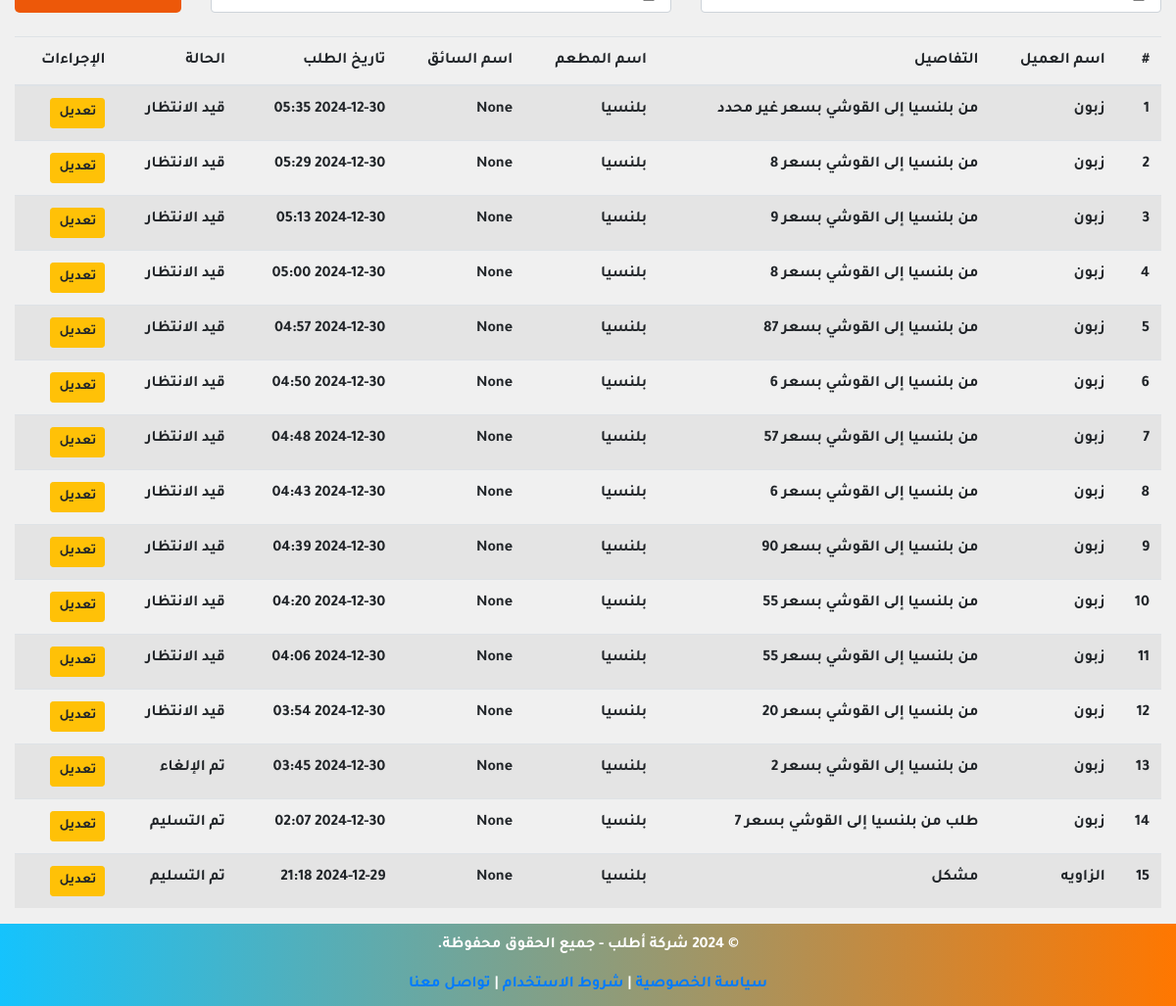
/previous-orders/, run on the app's committed database.
### otlop/models.py (models this page shows, shortened)
class Order(models.Model):
    DELIVERY_STATUS_CHOICES = [
        ('Pending', 'Pending'),        # قيد الانتظار
        ('Delivered', 'Delivered'),    # تم التوصيل
        ('Cancelled', 'Cancelled'),    # ملغاة
    ]
    customer_name = models.CharField(max_length=100, verbose_name="اسم الزبون")
    customer_area = models.CharField(max_length=100, null=True, blank=True, verbose_name="منطقة الزبون")
    restaurant_name = models.CharField(max_length=100, null=True, blank=True, verbose_name="اسم المطعم")
    restaurant_area = models.CharField(max_length=100, null=True, blank=True, verbose_name="منطقة المطعم")
    delivery_price = models.DecimalField(
        max_digits=10,
        decimal_places=2,
        null=True,
        blank=True,
        verbose_name="سعر التوصيل"
    )
    order_price = models.DecimalField(
        max_digits=10,
        decimal_places=2,
        null=True,
        blank=True,
        verbose_name="سعر الطلب"
    )
    notes = models.TextField(null=True, blank=True, verbose_name="ملاحظات")
    order_details = models.TextField(null=True, blank=True, verbose_name="تفاصيل الطلب")
    delivery_person = models.ForeignKey(
        'DeliveryPerson',
        null=True,
        blank=True,
        on_delete=models.SET_NULL,
        verbose_name="مندوب التوصيل",
        related_name="orders"
    )
    delivery_status = models.CharField(
        max_length=20,
        choices=DELIVERY_STATUS_CHOICES,
        default='Pending',
        verbose_name="حالة الطلب"
    )
    is_paid = models.BooleanField(default=False, verbose_name="مدفوع")  # حالة الدفع
    created_at = models.DateTimeField(auto_now_add=True, verbose_name="تاريخ الإضافة")
    updated_at = models.DateTimeField(auto_now=True, verbose_name="تاريخ التحديث")
    class Meta:
        verbose_name = "طلب"
        verbose_name_plural = "الطلبات"
        ordering = ['-created_at']  # عرض الطلبات بترتيب زمني تنازلي

### otlop/views.py (the view)
# urls.py: path('previous-orders/', views.previous_orders, name='previous_orders'),  # الطلبات السابقة
def previous_orders(request):
    start_date = request.GET.get('start_date')
    end_date = request.GET.get('end_date')
    orders = Order.objects.all().order_by('-created_at')
    if start_date:
        start_date = parse_date(start_date)
        orders = orders.filter(created_at__date__gte=start_date)
    if end_date:
        end_date = parse_date(end_date)
        orders = orders.filter(created_at__date__lte=end_date)
    context = {
        'orders': orders,
        'start_date': start_date,
        'end_date': end_date,
    }
    return render(request, 'otlop/previous-orders.html', context)

### otlop/templates/otlop/previous-orders.html (shortened to what this page needs)
{% extends 'otlop/base.html' %}
{% block content %}
<div class="container mt-5">
    <form method="get" class="mb-4">
        <div class="row">
            <div class="col-md-5">
                <input type="date" id="start_date" name="start_date" class="form-control" value="{{ request.GET.start_date }}">
            </div>
            <div class="col-md-5">
                <input type="date" id="end_date" name="end_date" class="form-control" value="{{ request.GET.end_date }}">
            </div>
            <div class="col-md-2 align-self-end">
                <button type="submit" class="btn btn-primary w-100">بحث</button>
            </div>
        </div>
    </form>
    <table class="table table-striped">
        <thead>
            <tr>
                <th>#</th>
                <th>اسم العميل</th>
                <th>التفاصيل</th>
                <th>اسم المطعم</th>
                <th>اسم السائق</th>
                <th>تاريخ الطلب</th>
                <th>الحالة</th>
                <th>الإجراءات</th>
            </tr>
        </thead>
        <tbody>
            {% for order in orders %}
            <tr>
                <td>{{ forloop.counter }}</td>
                <td>{{ order.customer_name }}</td>
                <td>{{ order.order_details }}</td>
                <td>{{ order.restaurant_name }}</td>
                <td>{{ order.delivery_person }}</td>
                <td>{{ order.created_at|date:"Y-m-d H:i" }}</td>
                <td>
                    {% if order.delivery_status == 'Pending' %}
                        قيد الانتظار
                    {% elif order.delivery_status == 'Delivered' %}
                        تم التسليم
                    {% elif order.delivery_status == 'Cancelled' %}
                        تم الإلغاء
                    {% else %}
                        غير معروف
                    {% endif %}
                </td>
                <td>
                    <a href="{% url 'edit_order' order.id %}" class="btn btn-warning btn-sm">تعديل</a>
                </td>
            </tr>
            {% empty %}
            <tr>
                <td colspan="8" class="text-center">لا توجد طلبات سابقة</td>
            </tr>
            {% endfor %}
        </tbody>
    </table>
</div>
{% endblock %}

### otlop/static/otlop/css/main.css (style rules this page uses)
html, body { margin: 0; padding: 0; height: 100%; display: flex; flex-direction: column; }
body { display: flex; flex-direction: column; justify-content: space-between; }
html, body { direction: rtl; text-align: right; }
body { font-family: 'Tajawal', sans-serif; }
.btn-primary { background-color: #007bff; border-color: #007bff; color: #fff; }
.container { max-width: 1200px; margin: 0 auto; }
body { margin: 0; display: flex; flex-direction: column; min-height: 100vh; }
body { margin: 0; padding: 0; height: 100%; display: flex; justify-content: center; align-items: center; font-family: 'Tajawal', sans-serif; background-color: #f0f0f0; }
button.btn { width: 100%; padding: 10px; font-size: 16px; background-color: #ed5809; color: white; border: none; border-radius: 5px; cursor: pointer; }

### data on the page
Order: customer_name "زبون", order_details "من بلنسيا إلى القوشي بسعر غير محدد", restaurant_name "بلنسيا", delivery_person "None", created_at "2024-12-30 05:35", delivery_status "قيد الانتظار"
Order: customer_name "زبون", order_details "من بلنسيا إلى القوشي بسعر 8", restaurant_name "بلنسيا", delivery_person "None", created_at "2024-12-30 05:29", delivery_status "قيد الانتظار"
Order: customer_name "زبون", order_details "من بلنسيا إلى القوشي بسعر 9", restaurant_name "بلنسيا", delivery_person "None", created_at "2024-12-30 05:13", delivery_status "قيد الانتظار"
Order: customer_name "زبون", order_details "من بلنسيا إلى القوشي بسعر 8", restaurant_name "بلنسيا", delivery_person "None", created_at "2024-12-30 05:00", delivery_status "قيد الانتظار"
Order: customer_name "زبون", order_details "من بلنسيا إلى القوشي بسعر 87", restaurant_name "بلنسيا", delivery_person "None", created_at "2024-12-30 04:57", delivery_status "قيد الانتظار"
Order: customer_name "زبون", order_details "من بلنسيا إلى القوشي بسعر 6", restaurant_name "بلنسيا", delivery_person "None", created_at "2024-12-30 04:50", delivery_status "قيد الانتظار"
Order: customer_name "زبون", order_details "من بلنسيا إلى القوشي بسعر 57", restaurant_name "بلنسيا", delivery_person "None", created_at "2024-12-30 04:48", delivery_status "قيد الانتظار"
Order: customer_name "زبون", order_details "من بلنسيا إلى القوشي بسعر 6", restaurant_name "بلنسيا", delivery_person "None", created_at "2024-12-30 04:43", delivery_status "قيد الانتظار"
Order: customer_name "زبون", order_details "من بلنسيا إلى القوشي بسعر 90", restaurant_name "بلنسيا", delivery_person "None", created_at "2024-12-30 04:39", delivery_status "قيد الانتظار"
Order: customer_name "زبون", order_details "من بلنسيا إلى القوشي بسعر 55", restaurant_name "بلنسيا", delivery_person "None", created_at "2024-12-30 04:20", delivery_status "قيد الانتظار"
Order: customer_name "زبون", order_details "من بلنسيا إلى القوشي بسعر 55", restaurant_name "بلنسيا", delivery_person "None", created_at "2024-12-30 04:06", delivery_status "قيد الانتظار"
Order: customer_name "زبون", order_details "من بلنسيا إلى القوشي بسعر 20", restaurant_name "بلنسيا", delivery_person "None", created_at "2024-12-30 03:54", delivery_status "قيد الانتظار"
Order: customer_name "زبون", order_details "من بلنسيا إلى القوشي بسعر 2", restaurant_name "بلنسيا", delivery_person "None", created_at "2024-12-30 03:45", delivery_status "تم الإلغاء"
Order: customer_name "زبون", order_details "طلب من بلنسيا إلى القوشي بسعر 7", restaurant_name "بلنسيا", delivery_person "None", created_at "2024-12-30 02:07", delivery_status "تم التسليم"
Order: customer_name "الزاويه", order_details "مشكل", restaurant_name "بلنسيا", delivery_person "None", created_at "2024-12-29 21:18", delivery_status "تم التسليم"
